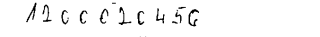
#> input picture regions/1200020456_49339e.png, 320 x 37 px; its folder holds 4 pictures in this run
$ jupyter execute --allow-errors test.ipynb   (shell and % lines are left out)   (Python 2 division)   (older library calls are emulated)
#> lines starting #> are read from the running program, lines starting #| are printed output that depends on the picture; after the words box and inside, x2 and y2 are one past the last pixel; in counts of white or black regions, pixels touching at a corner belong together
[cell 1]
import os
import glob
import pickle

DIR = "regions"
dig_classes = 10

def get_files():
    return glob.glob(os.path.join(DIR, "*.png"))

f_names = get_files()

print(f_names.__len__())

[cell 2]
import matplotlib.pyplot as plt
import numpy as np

[cell 3]
print(f_names[0])

[cell 4]
# generating number labels
def get_label(f_name):
    return f_name.split("/")[1].split("_")[0]
labels = list(map(get_label, f_names))
print(labels[0])

[cell 5]
# checking number lengths
digit_lengths = set(map(len, labels))
print(len(digit_lengths), digit_lengths)

[cell 6]
# digit map marking every digit in image_n, digit_pos tuple
digit_map = {i:[] for i in range(dig_classes)}

for i, digits in enumerate(labels):
    for j, dig in enumerate(digits):
        digit_map[j].append((i, j))

[cell 7]
# creating digit frequencies to draw histogram to investigate class balance
digit_hist = [(i, len(digit_map[i])) for i in range(dig_classes)]
digits, d_freq = zip(*digit_hist)

from itertools import chain

plt.hist(list(map(lambda x: int(x), chain(*list(map(list, labels))))))
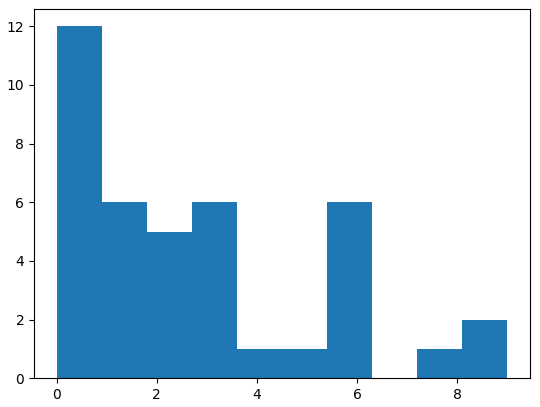
#> figure drawn by matplotlib, 1 panel; tallest bar 12 high, from x = -5.55e-17 to 0.9

[cell 8]
import cv2
images = list(map(cv2.imread, f_names)) # BGR format
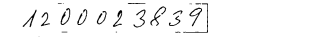
#> input picture regions/1200023839_3d4567.png, 320 x 37 px
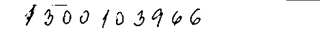
#> input picture regions/1300103966_f15652.png, 320 x 38 px
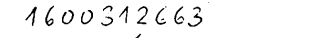
#> input picture regions/1600312663_723a83.png, 320 x 38 px
#> images = 4 items
images_gray = [cv2.cvtColor(image, cv2.COLOR_BGR2GRAY) for image in images]
#> images_gray = 4 items

[cell 9]
def gen_subplot_group(n, cols=2, size=1.0, colsize=1.0, yield_group=1):
    """generates index, axes tuple from figure subplots
        generates `yield_group` axes at once
    """
    rows = n//cols
    row_size_mul = 1.4 * size
    col_size_mul = 6 * colsize
    fig = plt.figure(figsize=(int(cols*col_size_mul), int(rows*row_size_mul)))
    group = []
    for i in range(1, rows*cols+1):
        ax = fig.add_subplot(rows, cols, i)
        group.append(ax)
        if len(group) == yield_group:
            yield ((i//yield_group)-1, group)
            group = []

def draw_images(images, labels, gray=False, to_rgb=True, n=10, gauss_blur_kernel=(3, 3)):
    """
    draws `n` images in graymap/converting to RGB from BGR
    gray and to_rgb are mutually exclusive

    `gauss_blur_kernel`: (x, y) use Gaussian blur with this kernel size to remove noise
        with a Gaussian filter. x & y must be odd.
    """
#> called with gray = True, to_rgb = True, n = 10, gauss_blur_kernel = (1, 11)
    for i, axes in gen_subplot_group(n, size=2.0):
        ax = axes[0]
        args = [cv2.GaussianBlur(images[i], gauss_blur_kernel, 0), ] # cv2.GaussianBlur(gray,(3,3), 0)
        args = [cv2.threshold(images[i], 200,255,cv2.THRESH_BINARY_INV)[1], ]
        args = [cv2.GaussianBlur(args[0], gauss_blur_kernel, 0), ]
        args[0] = cv2.resize(args[0], (0, 0), fx=2.0, fy=3.0)
        # check inverting image instead of thesh
        kwargs = {}
        if gray:
            kwargs["cmap"] = "gray"
        elif to_rgb:
            args[0] = args[0][:, :, ::-1]
        plt.imshow(*args, **kwargs)
        ax.set_xlabel(labels[i] + " : {}".format(len(labels[i])))


#> (the rest of this cell did not finish here and is left out)

[cell 10]
from scipy.signal import find_peaks, peak_widths, peak_prominences

def cluster_peaks(x, peaks, peak_prom, width_results, max_width_only=False, threshold=0.5):
    """
    unsupervised clustering of peaks
    merges overlapping peaks after applying prominence threshold
    suppresses local minima in signals

    Args:
        `peaks`: peak indices
        `peak_prom`: peak prominences
        `width_results`: peak width results from scipy.signal.peak_widths
        `max_width_only`: if True, returns only maximum width peak after merging

    Creates `peak_stats`: format: [(p_i, p_prom, w, w_h, st, en), ...]
            tuples of (peak_indices, peak_prominences, peak_width, peak_base_height, start, end

    Returns:
        `peak_stats` in separated format:
            peak_indices, peak_prominences, peak_width, peak_base_height, start, end

    # TODO: optimize by using merged candidate bool map instead of delete from array
            optimize by changing presort according to start, end to find candidates faster
            optimize for noise filtering: filter peaks that are on edges
            optimize data contract binding: remove unneccary use of zip/map and improve data interoperability
    """
    # changing zipped tupples to list for mutability
    peak_stats = list(map(lambda x: list(x), zip(peaks, peak_prom, *width_results)))
    peak_stats.sort(key=lambda x: x[2], reverse=True) # sort peaks by width
    # peaks should be merged with a parent peak of minimum width, hence sorting is required
    # TODO: recheck efficient deletes creating dict array for O1 deletes
    # peak_dict = {i: peak_stat for i, peak_stat in enumerate(peak_stats)}
    count = len(peak_stats)

    def remove_cand_from_cur(cur, cand):
        """Removes overlapping but unmergable candidate peak from current peak"""
        # change current's width and remove candidate width from it
        # Note: changes to cur will be reflected in peak_stats list as cur is a list object
        if cand[0] > cur[0]:
            # candidate is right of cur, change cur_end to cand_start
            cur[-1] = cand[-2]
        else:
            # candidate is left of cur, change cur_start to cand_end
            cur[-2] = cand[-1]
        cur[2] = cur[-1] - cur[-2]

    for i in reversed(range(len(peak_stats)-1)):
        cur = peak_stats[i]
        merged = []
        # iterating through every peak with width less than that of current peak
        # to find merge candidates
        for j in range(i+1, count):
            cand = peak_stats[j]
            # if start and end of candidate peak lies between start and end of current peak
            # try to merge with current after applying threshold


            if cand[-2] >= cur[-2] and cand[-1] <= cur[-1]:
                # if prominence height of candidate is less than threshold fraction
                # of that of current peak -> merge
                if cand[1] < threshold * cur[1]:
                    # if base height of candidate is atleast threshold fraction of cur peak height
                    # implies candidate peak is close to current peak in height
                    if cand[3] >= x[cur[0]] * (1 - threshold):
                        merged.append(j)
                    else:
                        # can't merge candidate peak, removing it's edges from current peak
                        remove_cand_from_cur(cur, cand)
                else:
                    # peaks can't be merged, calculate true width of current
                    t_cur_w = cur[2] - cand[2]
                    # find if current peak is left or right of candidate
                    if cur[0] > cand[0]:
                        # current is right of cand, true width is cur_end - cand_end
                        t_cur_w = cur[-1] - cand[-1]
                    else:
                        # current is left of cand, true width is cand_start - cur_start
                        t_cur_w = cand[-2] - cur[-2]
                    # if true width of current is less than candidate, merge current into candidate
                    # while trimming any non-overlapping edges -> just delete current instead
                    if t_cur_w < cand[2]:
                        pass
                        # TODO: merge current? remove false peak: narrow but peakier?
                        # merged.append(i)
                    remove_cand_from_cur(cur, cand)


        # performing merge: just removing merged candidates from peak_dict
        # sorting merge list to delete largest index first
        merged.sort(reverse=True)
        for j in merged:
            del peak_stats[j]
            count -= 1

    if max_width_only:
        peak_stats = [max(peak_stats, key=lambda x: x[2]), ]

    return list(zip(*peak_stats))

def process_projection_peaks(x, ax=None, ax_plot_diff=None, *args, **kwargs):
    """Finds peaks in projection, clusters them according to prominence and returns
        can also plot signal (pre/post clustering) as per axes provided
    Args:
        `x`: 1D projection of signal
        `ax`: plt axis to visualize peaks post clustering
        `ax_plot_diff`: plt axis to visualize peaks pre clustering
    Returns:
        `res`: [peaks, peak_widths_l, peak_base_heights, starts, ends]
    """
    def plot_peaks(ax, peaks, width_res):
        ax.plot(x, color="y")
        ax.plot(peaks, x[peaks], "x")
        ax.hlines(*width_res[1:], color="red")


    peaks, _ = find_peaks(x)
    peak_prom = peak_prominences(x, peaks)[0]
    width_res = peak_widths(x, peaks, rel_height=1)
    # format: p_i, p_prom, w, w_h, st, en

    if ax_plot_diff:
        plot_peaks(ax_plot_diff, peaks, width_res)
        ax_plot_diff.set_ylabel("Pre Clustering")

    # TODO: DEBUG
#     try:
    peaks, peak_prom, peak_widths_l, peak_base_heights, starts, ends = cluster_peaks(x, peaks, peak_prom, width_res, *args, **kwargs)
#     except Exception as e:
#         print(x, peaks, peak_prom, width_res, args)

    res = [peaks, peak_widths_l, peak_base_heights, starts, ends]
    if ax:
        peaks = np.array(peaks)
        plot_peaks(ax, peaks, list(res[1:]))
        ax.set_ylabel("Post Clustering")

    return res

def plot_projections(images_gray, labels=None, n=10, axis=1, plot_diff=False, *args, **kwargs):
    """plots vertical/horizontal projections (sum of pixels) for grayscale images
        after performing peak clustering
        # TODO: documentation
    """
#> called with n = 10, axis = 1, plot_diff = False
    if plot_diff:
        n = 2*n

    for i, axes in gen_subplot_group(n, size=2.5, yield_group=(1+plot_diff)):
        # TODO: streamline experimental image pre processing pipeline
        ret, thresh = cv2.threshold(images_gray[i], 200, 255,cv2.THRESH_BINARY_INV)
        blur_img = cv2.GaussianBlur(thresh, (5, 3), 0)

        # TODO: deprecated.
        # scaled_image = (images_gray[i]) / 255

        # scaling image for better visualizations
        scaled_image = blur_img - 255
        project = np.sum(scaled_image, axis=axis)

        process_projection_peaks(project, *reversed(axes), *args, **kwargs)

        print(labels[i])

        for ax in axes:
            ax.set_xlabel(labels[i] + " : {}".format(len(labels[i])))
#> this loop made 5 passes
#> (peak_prom in process_projection_peaks, res in process_projection_peaks) on passes 3 to 4: ((13197, 2356), [(18, 5), (22, 3.97), (320, 1341), (7, 3.03), (29, 7)]), ((13003, 64), [(23, 2), (25, 2), (320, 384), (3, 1), (28, 3)])
#> pass 1, in plot_projections, `ret, thresh = cv2.threshold(images_gray[i], 200, 255,cv2.THRESH_BINARY..`:
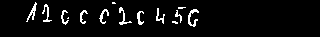
#> thresh: shape (37, 320); 5% white in thin lines or dots, all inside (x1, y1, x2, y2) = (26, 2, 199, 27)
#> pass 1, in plot_projections, `blur_img = cv2.GaussianBlur(thresh, (5, 3), 0)`:
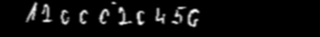
#> blur_img: shape (37, 320); min 0, max 251, mean 12.7
#> pass 2, in plot_projections, `ret, thresh = cv2.threshold(images_gray[i], 200, 255,cv2.THRESH_BINARY..`:
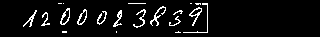
#> thresh: shape (37, 320); 5.9% white in thin lines or dots, all inside (x1, y1, x2, y2) = (23, 3, 208, 33)
#> after the loop:
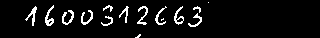
#> thresh: shape (38, 320); 6.2% white in thin lines or dots, all inside (x1, y1, x2, y2) = (25, 2, 209, 38)

#> (the rest of this cell did not finish here and is left out)

#> (a cell that did not finish here is left out)

#> (the rest of the program and of its run is left out)
